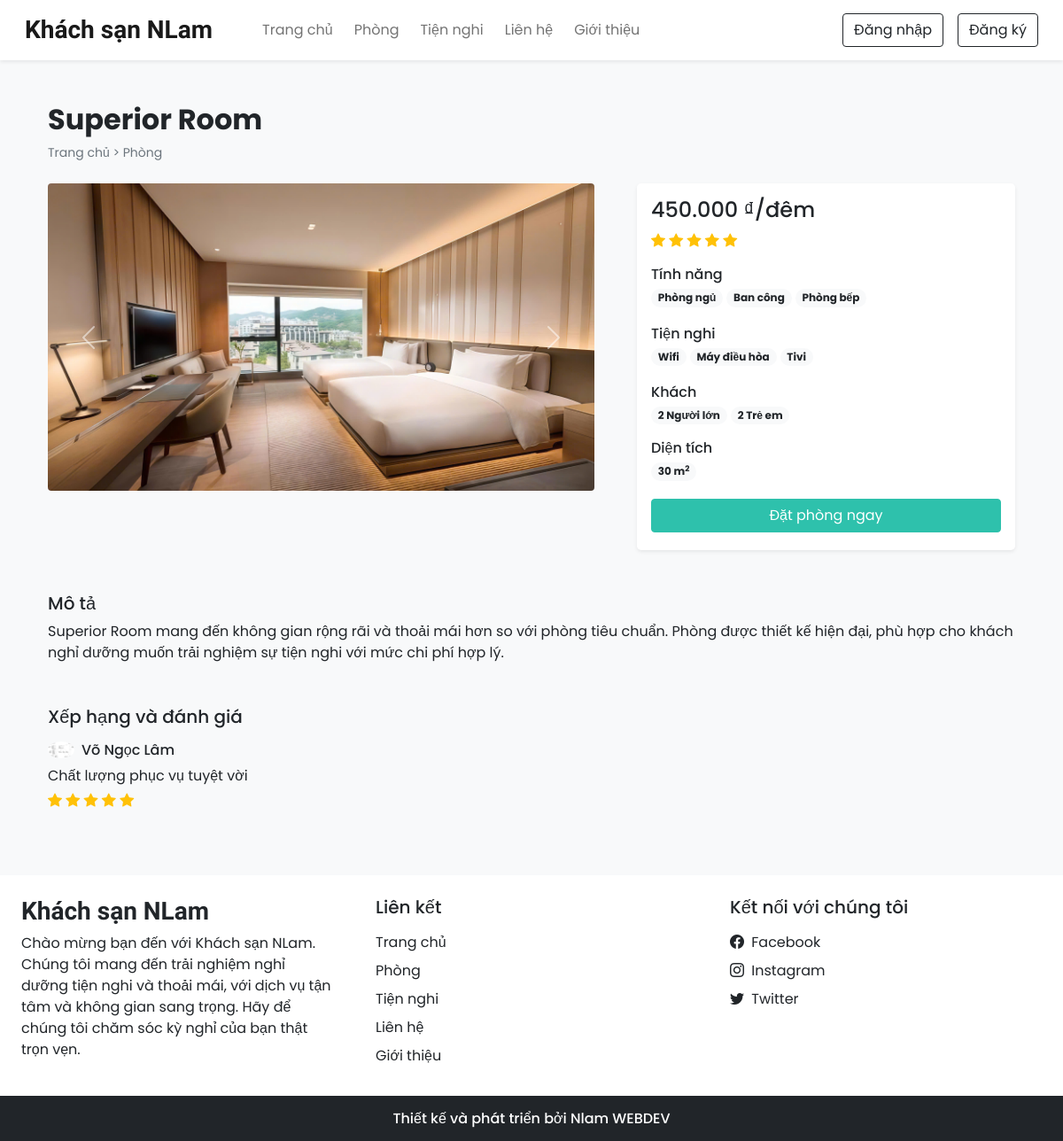
The app's page /room_details.php?id=2 with its own data.
### tables this page shows
CREATE TABLE `settings` (
  `sr_no` int(11) NOT NULL
  , `site_title` varchar(50) NOT NULL
  , `site_about` varchar(250) NOT NULL
  , `shutdown` tinyint(1) NOT NULL
);

CREATE TABLE `rooms` (
  `id` int(11) NOT NULL
  , `name` varchar(150) NOT NULL
  , `area` int(11) NOT NULL
  , `price` int(11) NOT NULL
  , `quantity` int(11) NOT NULL
  , `adult` int(11) NOT NULL
  , `children` int(11) NOT NULL
  , `description` varchar(350) NOT NULL
  , `status` tinyint(4) NOT NULL DEFAULT 1
  , `removed` int(11) NOT NULL DEFAULT 0
);

CREATE TABLE `room_images` (
  `sr_no` int(11) NOT NULL
  , `room_id` int(11) NOT NULL
  , `image` varchar(150) NOT NULL
  , `thumb` tinyint(4) NOT NULL
);

CREATE TABLE `features` (`id` int(11) NOT NULL, `name` varchar(50) NOT NULL);

CREATE TABLE `facilities` (
  `id` int(11) NOT NULL
  , `icon` varchar(100) NOT NULL
  , `name` varchar(50) NOT NULL
  , `description` varchar(250) NOT NULL
);

CREATE TABLE `rating_review` (
  `sr_no` int(11) NOT NULL
  , `booking_id` int(11) NOT NULL
  , `room_id` int(11) NOT NULL
  , `user_id` int(11) NOT NULL
  , `rating` int(11) NOT NULL
  , `review` varchar(200) NOT NULL
  , `seen` int(11) NOT NULL DEFAULT 0
  , `datentime` datetime NOT NULL DEFAULT current_timestamp()
);

CREATE TABLE `user_cred` (
  `id` int(11) NOT NULL
  , `name` varchar(100) NOT NULL
  , `email` varchar(150) NOT NULL
  , `address` varchar(120) NOT NULL
  , `phonenum` varchar(100) NOT NULL
  , `pincode` int(11) NOT NULL
  , `dob` date NOT NULL
  , `profile` varchar(100) NOT NULL
  , `password` varchar(200) NOT NULL
  , `is_verified` int(11) NOT NULL DEFAULT 0
  , `token` varchar(200) DEFAULT NULL
  , `t_expire` date DEFAULT NULL
  , `status` int(11) NOT NULL DEFAULT 1
  , `datentime` datetime NOT NULL DEFAULT current_timestamp()
);

### room_details.php (the view, shortened to what the rows shown need)
<!DOCTYPE html>
<html lang="en">
<head>
    <?php require('inc/links.php'); ?>
</head>
<body class="bg-light">
    <?php require('inc/header.php'); ?>
    <?php
    $data = filteration($_GET);
    $q = "SELECT * FROM rooms WHERE id = ? AND status = ? AND removed = ?";
    $values = [$data['id'], 1, 0];
    $datatypes = 'iii';
    $room_res = select($q, $values, $datatypes);
    $room_data = mysqli_fetch_assoc($room_res);
    ?>
    <div class="container">
        <div class="row">
            <div class="col-12 my-5 mb-4 px-4">
                <h2 class="fw-bold"><?php echo $room_data['name'] ?></h2>
                <div style="font-size: 14px;">
                    <a href="index.php" class="text-secondary text-decoration-none">Trang chủ</a>
                    <span class="text-secondary"> > </span>
                    <a href="rooms.php" class="text-secondary text-decoration-none">Phòng</a>
                </div>
            </div>
            <div class="col-lg-7 col-md-12 px-4">
                <div id="roomCarousel" class="carousel slide" data-bs-ride="carousel">
                    <div class="carousel-inner">
                        <?php
                        $path = ROOMS_IMG_PATH;
                        $room_img = $path . "thumbnail.jpg";
                        $img_q = mysqli_query($conn, "SELECT * FROM room_images
                            WHERE room_id = {$room_data['id']}");
                        if (mysqli_num_rows($img_q) > 0) {
                            $active_class = 'active';
                            while ($img_res = mysqli_fetch_assoc($img_q)) {
                                echo <<<data
                                    <div class="carousel-item $active_class">
                                        <img src="$path{$img_res['image']}" class="d-block w-100 rounded">
                                    </div>
                                data;
                                $active_class = '';
                            }
                        } else {
                            echo <<<data
                                    <div class="carousel-item active">
                                        <img src="$room_img" class="d-block w-100">
                                    </div>
                                data;
                        }
                        ?>
                    </div>
                </div>
            </div>
            <div class="col-lg-5 col-md-12 px-4">
                <div class="card mb-4 border-0 shadow-sm rounded-3">
                    <div class="card-body">
                        <?php
                        $price = number_format($room_data['price'], 0, ',', '.');
                        echo <<<price
                            <h4>$price ₫/đêm</h4>
                        price;
                        $rating_q = "SELECT AVG(rating) AS avg_rating FROM rating_review WHERE room_id = {$room_data['id']}
                            ORDER BY sr_no DESC LIMIT 20";
                        $rating_res = mysqli_query($conn, $rating_q);
                        $rating_fetch = mysqli_fetch_assoc($rating_res);
                        $rating_data = "";
                        if ($rating_fetch['avg_rating'] != NULL) {
                            for ($i = 0; $i < $rating_fetch['avg_rating']; $i++) {
                                $rating_data .= " <i class='bi bi-star-fill text-warning'></i>";
                            }
                        }
                        echo <<<rating
                            <div class="mb-3">
                                $rating_data
                            </div>
                        rating;
                        $fea_q = mysqli_query($conn, "SELECT f.name FROM features f
                            INNER JOIN room_features rfea ON f.id = rfea.features_id
                            WHERE rfea.room_id = {$room_data['id']}");
                        $features_data = "";
                        while ($fea_row = mysqli_fetch_assoc($fea_q)) {
                            $features_data .= "<span class='badge rounded-pill bg-light text-dark text-wrap me-1 mb-1'>
                                     {$fea_row['name']}
                                 </span>";
                        }
                        echo <<<features
                            <div class="mb-3">
                                <h6 class="mb-1">Tính năng</h6>
                                $features_data
                            </div>
                        features;
                        $fac_q = mysqli_query($conn, "SELECT f.name FROM facilities f
                            INNER JOIN room_facilities rfac ON f.id = rfac.facilities_id
                            WHERE rfac.room_id = {$room_data['id']}");
                        $facilities_data = "";
                        while ($fac_row = mysqli_fetch_assoc($fac_q)) {
                            $facilities_data .= "<span class='badge rounded-pill bg-light text-dark text-wrap me-1 mb-1'>
                                     {$fac_row['name']}
                                 </span>";
                        }
                        echo <<<facilities
                            <div class="mb-3">
                                <h6 class="mb-1">Tiện nghi</h6>
                                $facilities_data
                            </div>
                        facilities;
                        echo <<<guest
                            <div class="mb-3">
                                <h6 class="mb-1">Khách</h6>
                                    <span class="badge rounded-pill bg-light text-dark text-wrap">
                                        {$room_data['adult']} Người lớn
                                    </span>
                                    <span class="badge rounded-pill bg-light text-dark text-wrap">
                                        {$room_data['children']} Trẻ em
                                    </span>
                            </div>
                        guest;
                        echo <<<area
                            <div class="mb-3">
                                <h6 class="mb-1">Diện tích</h6>
                                <span class='badge rounded-pill bg-light text-dark text-wrap me-1 mb-1'>
                                     {$room_data['area']} m<sup>2</sup>
                                 </span>
                            </div>
                        area;
                        if (!$settings_r['shutdown'] == 1) {
                            $login = 0;
                            echo <<<booknow
                                <button onclick='checkLoginToBook($login, {$room_data['id']})' class="btn w-100 text-white custome-bg shadow-none mb-1">Đặt phòng ngay</button>
                            booknow;
                        }
                        ?>
                    </div>
                </div>
            </div>
            <div class="col-12 mt-4 px-4">
                <div class="mb-5">
                    <h5>Mô tả</h5>
                    <p>
                        <?php echo $room_data['description'] ?>
                    </p>
                </div>
                <div>
                    <?php
                    $review_q = "SELECT rr.*, uc.name AS uname, uc.profile AS uprofile, r.name AS rname FROM rating_review rr
                    INNER JOIN user_cred uc ON rr.user_id = uc.id
                    INNER JOIN rooms r ON rr.room_id = r.id
                    WHERE rr.room_id = {$room_data['id']}
                    ORDER BY sr_no DESC LIMIT 15";
                    $review_res = mysqli_query($conn, $review_q);
                    $img_path = USERS_IMG_PATH;
                    if (mysqli_num_rows($review_res) == 0) {
                        echo 'Chưa có đánh giá nào!';
                    } else {
                        while ($row = mysqli_fetch_assoc($review_res)) {
                            $stars = "<i class='bi bi-star-fill text-warning'></i>";
                            for ($i = 1; $i < $row['rating']; $i++) {
                                $stars .= " <i class='bi bi-star-fill text-warning'></i>";
                            }
                            echo <<<reviews
                                <div class="mb-4">
                                    <div class="d-flex align-items-center mb-2">
                                        <img src="$img_path{$row['uprofile']}" class="rounded-circle" loading="lazy" width="30px" />
                                        <h6 class="m-0 ms-2">{$row['uname']}</h6>
                                    </div>
                                    <p class="mb-1">
                                        {$row['review']}
                                    </p>
                                    <div>
                                        $stars
                                    </div>
                                </div>
                            reviews;
                        }
                    }
                    ?>
                </div>
            </div>
        </div>
    </div>
    <?php require('inc/footer.php'); ?>
</body>
</html>

### inc/header.php (shortened to what the rows shown need)
<nav id="nav-bar" class="navbar navbar-expand-lg navbar-light bg-white px-lg-3 py-lg-2 shadow-sm sticky-top">
    <div class="container-fluid">
        <a class="navbar-brand me-5 fw-bold fs-3 h-font" href="index.php"><?php echo $settings_r['site_title']; ?></a>
        <div class="collapse navbar-collapse" id="navbarSupportedContent">
            <ul class="navbar-nav me-auto mb-2 mb-lg-0">
            </ul>
            <div class="d-flex">
            </div>
        </div>
    </div>
</nav>

### inc/footer.php (shortened to what the rows shown need)
<div class="container-fluid bg-white mt-5">
    <div class="row">
        <div class="col-lg-4 p-4">
            <h3 class="h-font fw-bold fs-3 mb-2">
                <?php echo $settings_r['site_title']; ?>
            </h3>
            <p>
                <?php echo $settings_r['site_about']; ?>
            </p>
        </div>
    </div>
</div>

### records on screen
settings: site_title "Khách sạn NLam", site_about "Chào mừng bạn đến với Khách sạn NLam. Chúng tôi mang đến trải nghiệm nghỉ dưỡng tiện nghi và thoải mái, với dịch vụ tận tâm và không gian sang trọng. Hãy để chúng tôi chăm sóc kỳ nghỉ của bạn thật trọn vẹn."
rooms: name "Superior Room", price "450.000", adult "2", children "2", area "30", description "Superior Room mang đến không gian rộng rãi và thoải mái hơn so với phòng tiêu chuẩn. Phòng được thiết kế hiện đại, phù hợp cho khách nghỉ dưỡng muốn trải nghiệm sự tiện nghi với mức chi phí hợp lý."
room_images: image (picture)
features: name "Phòng ngủ"
features: name "Ban công"
features: name "Phòng bếp"
facilities: name "Wifi"
facilities: name "Máy điều hòa"
facilities: name "Tivi"
rating_review: user.profile (picture), user.name "Võ Ngọc Lâm", review "Chất lượng phục vụ tuyệt vời"
